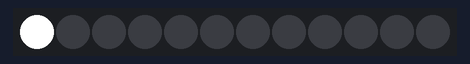
Recording of a program running on a simulated ATtiny85, built with avr-gcc and run on an emulated ATtiny85. On the bench: 12 RGB LEDs in strip order, left to right. Dim RGB values are drawn brighter than linear.

Above: at 1.1 s.
At 3.1 s:
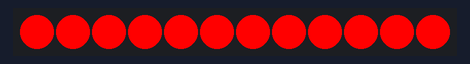
At 8.1 s:
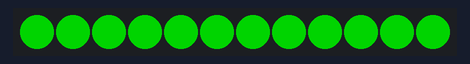
At 13.1 s:
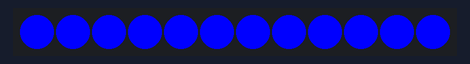
At 18.1 s:
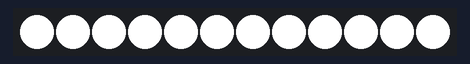
At 38.1 s:
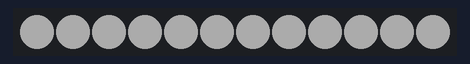

The program:

main.cpp
```cpp
// buildin
#include <Arduino.h>

// third-party
#define FASTLED_INTERNAL // disable pragma message
#include <FastLED.h>


// private, local

/*------------Notes-----------*\
Credits: Modisch Fabrications

Testing should be possible on the digispark, as it has an ATTiny85 onboard.
Make sure to exclude Pin 3 and 4 as these are used for USB.


\*----------------------------*/

// --- statics, constants & defines

#define PIN_LEDS 3

const uint8_t N_LEDS = 12;
CRGB leds[N_LEDS];

const uint16_t MS_PER_STATE = (5 * 1000);

// --- functions

void hello_power(uint16_t t_animation_ms)
{
    for (uint8_t i = 0; i < N_LEDS; i++)
    {
        leds[i] = CRGB::White;
        FastLED.show();
        delay(t_animation_ms / N_LEDS); // 1 second for whole bar
        leds[i] = CRGB::Black;
    }
}

// directly used as brightness
enum USER_BRIGHTNESS
{
  LOW_BR = 15,
  MIDDLE_BR = 63,
  HIGH_BR = 255
};

// --------------

void setup()
{
  // init hardware
  pinMode(PIN_LEDS, OUTPUT);
  FastLED.addLeds<WS2812B, PIN_LEDS, GRB>(leds, N_LEDS);

  // init subcomponents

  delay(1000);

  // all done
  hello_power(2000);        // I =
}

void loop()
{
  // (re)set powerlimit to 5v, 2A (unlimited)
  FastLED.setMaxPowerInVoltsAndMilliamps(5,2000);

  fill_solid(leds, N_LEDS, CRGB::Red);    // I = 155
  FastLED.show();
  delay(MS_PER_STATE);

  fill_solid(leds, N_LEDS, CRGB::Green);  // I = 82
  FastLED.show();
  delay(MS_PER_STATE);

  fill_solid(leds, N_LEDS, CRGB::Blue); // 155
  FastLED.show();
  delay(MS_PER_STATE);

  fill_solid(leds, N_LEDS, CRGB::White);  // 445
  FastLED.show();
  delay(MS_PER_STATE);

  FastLED.setBrightness(USER_BRIGHTNESS::LOW_BR);   // 34
  FastLED.show();
  delay(MS_PER_STATE);

  FastLED.setBrightness(USER_BRIGHTNESS::MIDDLE_BR);  // 116
  FastLED.show();
  delay(MS_PER_STATE);

  FastLED.setBrightness(USER_BRIGHTNESS::HIGH_BR);    // 443
  FastLED.show();
  delay(MS_PER_STATE);

  // (re)set powerlimit to 5v, 0.1A
  FastLED.setMaxPowerInVoltsAndMilliamps(5,100);    // 90
  FastLED.show();
  delay(MS_PER_STATE);

}
```

Measured:
- what the display in image 1 shows lasts 5.0 s, from 3.0 s to 8.0 s
